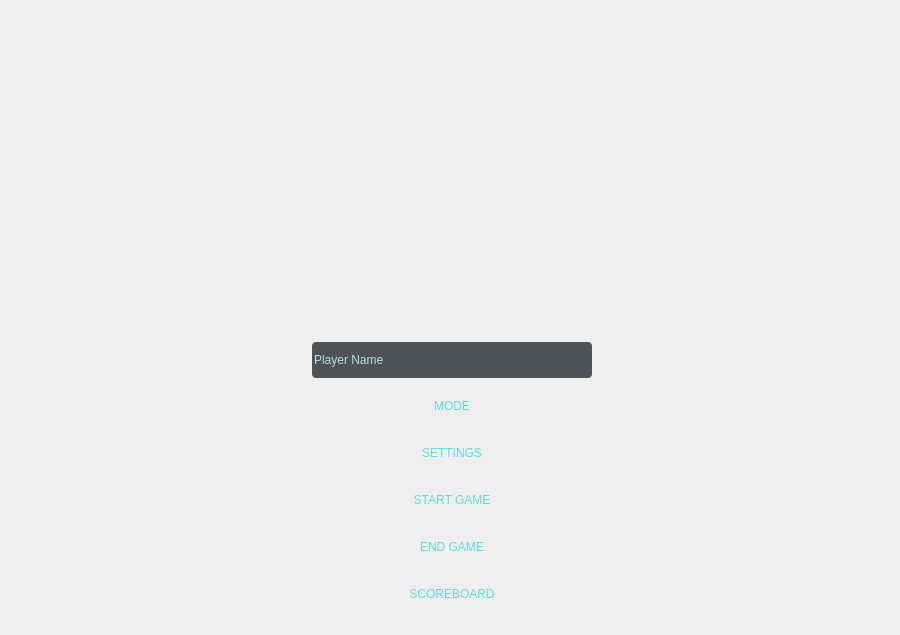
<?xml version="1.0" encoding="UTF-8"?>
<ui version="4.0">
 <class>mainmenu</class>
 <widget class="QDialog" name="mainmenu">
  <property name="geometry">
   <rect>
    <x>0</x>
    <y>0</y>
    <width>900</width>
    <height>635</height>
   </rect>
  </property>
  <property name="windowTitle">
   <string>spacer Invaders</string>
  </property>
  <property name="styleSheet">
   <string notr="true">QDialog#mainmenu{
	background-image: url(:/Images/background.png);
}</string>
  </property>
  <widget class="QPushButton" name="mode_btn">
   <property name="geometry">
    <rect>
     <x>312</x>
     <y>386</y>
     <width>280</width>
     <height>40</height>
    </rect>
   </property>
   <property name="styleSheet">
    <string notr="true">QPushButton#mode_btn{	
	font: 14pt &quot;MS Shell Dlg 2&quot;;
	background-image: url(:/Images/button.png);
	border:none;
	border-radius:4px;
	color:#5adfdf;
}
QPushButton#mode_btn:hover{	
	font: 14pt &quot;MS Shell Dlg 2&quot;;
	background-image: url(:/Images/button-on.png);
	border:none;
	border-radius:4px;
	color:#8adfdf;
}
QPushButton#mode_btn:pressed{	
	font: 14pt &quot;MS Shell Dlg 2&quot;;
	background-image: url(:/Images/button-click.png);
	border:none;
	border-radius:4px;
	color:#3adfdf;
}</string>
   </property>
   <property name="text">
    <string>MODE</string>
   </property>
  </widget>
  <widget class="QPushButton" name="settings_btn">
   <property name="geometry">
    <rect>
     <x>312</x>
     <y>433</y>
     <width>280</width>
     <height>40</height>
    </rect>
   </property>
   <property name="styleSheet">
    <string notr="true">QPushButton#settings_btn{	
	font: 14pt &quot;MS Shell Dlg 2&quot;;
	background-image: url(:/Images/button.png);
	border:none;
	border-radius:4px;
	color:#5adfdf;
}
QPushButton#settings_btn:hover{	
	font: 14pt &quot;MS Shell Dlg 2&quot;;
	background-image: url(:/Images/button-on.png);
	border:none;
	border-radius:4px;
	color:#8adfdf;
}
QPushButton#settings_btn:pressed{	
	font: 14pt &quot;MS Shell Dlg 2&quot;;
	background-image: url(:/Images/button-click.png);
	border:none;
	border-radius:4px;
	color:#3adfdf;
}</string>
   </property>
   <property name="text">
    <string>SETTINGS</string>
   </property>
  </widget>
  <widget class="QPushButton" name="startGame_btn">
   <property name="geometry">
    <rect>
     <x>312</x>
     <y>480</y>
     <width>280</width>
     <height>40</height>
    </rect>
   </property>
   <property name="styleSheet">
    <string notr="true">QPushButton#startGame_btn{	
	font: 14pt &quot;MS Shell Dlg 2&quot;;
	background-image: url(:/Images/button.png);
	border:none;
	border-radius:4px;
	color:#5adfdf;
}
QPushButton#startGame_btn:hover{	
	font: 14pt &quot;MS Shell Dlg 2&quot;;
	background-image: url(:/Images/button-on.png);
	border:none;
	border-radius:4px;
	color:#8adfdf;
}
QPushButton#startGame_btn:pressed{	
	font: 14pt &quot;MS Shell Dlg 2&quot;;
	background-image: url(:/Images/button-click.png);
	border:none;
	border-radius:4px;
	color:#3adfdf;
}</string>
   </property>
   <property name="text">
    <string>START GAME</string>
   </property>
  </widget>
  <widget class="QPushButton" name="endGame_btn">
   <property name="geometry">
    <rect>
     <x>312</x>
     <y>527</y>
     <width>280</width>
     <height>40</height>
    </rect>
   </property>
   <property name="styleSheet">
    <string notr="true">QPushButton#endGame_btn{	
	font: 14pt &quot;MS Shell Dlg 2&quot;;
	background-image: url(:/Images/button.png);
	border:none;
	border-radius:4px;
	color:#5adfdf;
}
QPushButton#endGame_btn:hover{	
	font: 14pt &quot;MS Shell Dlg 2&quot;;
	background-image: url(:/Images/button-on.png);
	border:none;
	border-radius:4px;
	color:#8adfdf;
}
QPushButton#endGame_btn:pressed{	
	font: 14pt &quot;MS Shell Dlg 2&quot;;
	background-image: url(:/Images/button-click.png);
	border:none;
	border-radius:4px;
	color:#3adfdf;
}</string>
   </property>
   <property name="text">
    <string>END GAME</string>
   </property>
  </widget>
  <widget class="QPushButton" name="scoreBoard_btn">
   <property name="geometry">
    <rect>
     <x>312</x>
     <y>574</y>
     <width>280</width>
     <height>40</height>
    </rect>
   </property>
   <property name="styleSheet">
    <string notr="true">QPushButton#scoreBoard_btn{	
	font: 14pt &quot;MS Shell Dlg 2&quot;;
	background-image: url(:/Images/button.png);
	border:none;
	border-radius:4px;
	color:#5adfdf;
}
QPushButton#scoreBoard_btn:hover{	
	font: 14pt &quot;MS Shell Dlg 2&quot;;
	background-image: url(:/Images/button-on.png);
	border:none;
	border-radius:4px;
	color:#8adfdf;
}
QPushButton#scoreBoard_btn:pressed{	
	font: 14pt &quot;MS Shell Dlg 2&quot;;
	background-image: url(:/Images/button-click.png);
	border:none;
	border-radius:4px;
	color:#3adfdf;
}</string>
   </property>
   <property name="text">
    <string>SCOREBOARD</string>
   </property>
  </widget>
  <widget class="QLineEdit" name="name_edit">
   <property name="geometry">
    <rect>
     <x>312</x>
     <y>342</y>
     <width>280</width>
     <height>36</height>
    </rect>
   </property>
   <property name="styleSheet">
    <string notr="true">QLineEdit#name_edit{	
	font: 14pt &quot;MS Shell Dlg 2&quot;;
	border:none;
	background-color:#4f5255;
	border-radius:4px;
	color:#b6dfdf;
}</string>
   </property>
   <property name="text">
    <string>Player Name</string>
   </property>
  </widget>
 </widget>
 <resources/>
 <connections/>
</ui>
